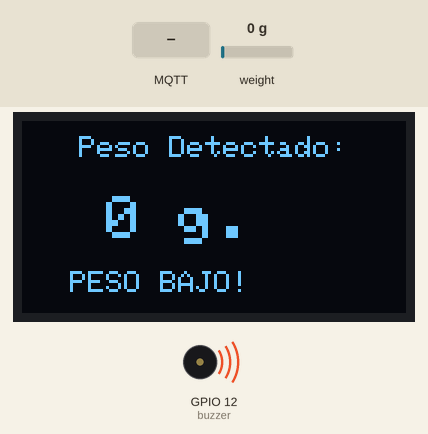
This program was run on a simulated ESP32. On the bench: 128×64 one-colour display, buzzer (waves = sounding, pin HIGH). Inputs (shaded band) come from the test bench; at power-on: weight on the scale 0 g. WiFi joins after 1.5 s; servers stay silent unless stated; no MQTT or app messages arrive unless stated; what the program prints to the serial monitor is not drawn.

Above: at 4.2 s.
4.3 s: weight on the scale set to 1973 g
At 5.6 s:
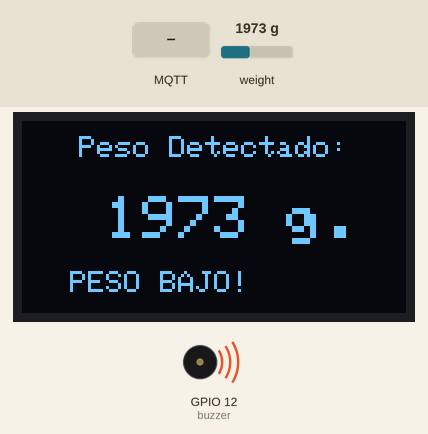
6.5 s: weight on the scale set to 2097 g
At 8.0 s:
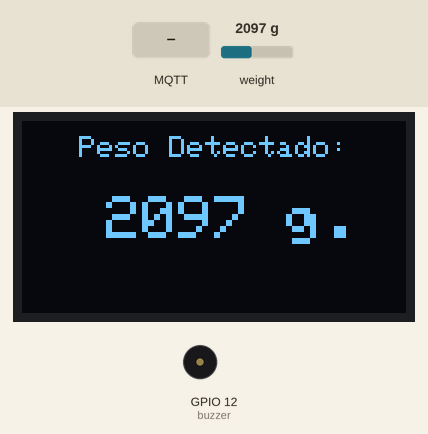
8.3 s: MQTT message "ARMAR" arrives on the first subscribed topic
At 9.5 s:
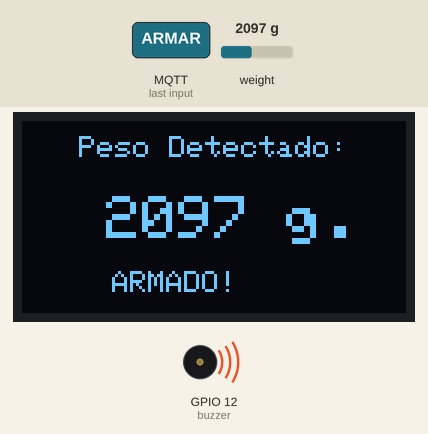
10.1 s: weight on the scale set to 100 g
At 10.9 s:
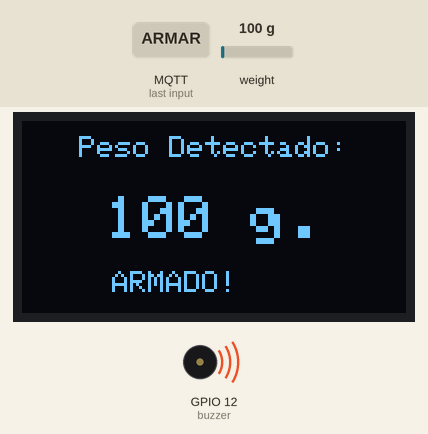
11.9 s: MQTT message "AUTO" arrives on the first subscribed topic
At 13.4 s:
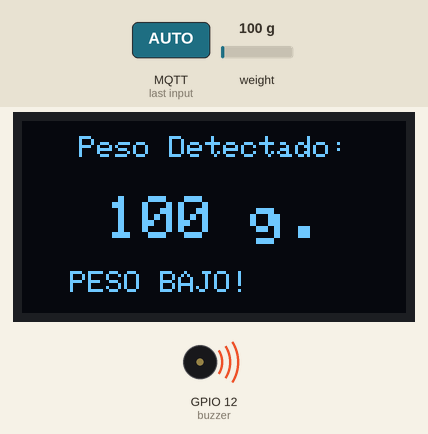
13.7 s: MQTT message "SILENCIAR" arrives on the first subscribed topic
At 14.9 s:
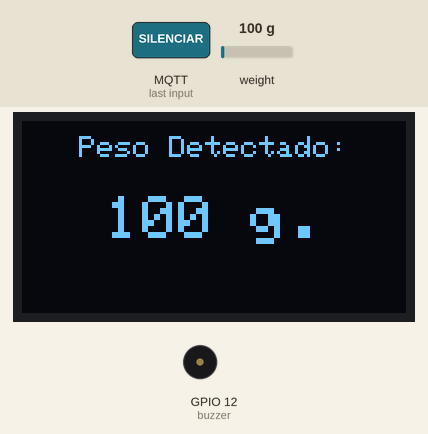
Timing chart, 0 to 16.5 s (numbered marks = the images above; inputs shaded):
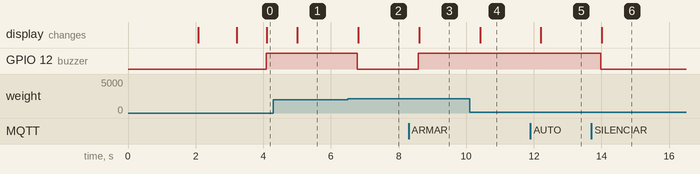

Measured:
- the behaviour switches between 2011 and 2012 g on weight on the scale (found by bisection; images 1 and 2)
- after the input at 4.3 s, the display: changes after 0.71 s (image 1)
- after the input at 6.5 s, GPIO 12 (buzzer): HIGH → LOW after 0.28 s; the display: changes after 0.31 s (image 2)
- after the input at 8.3 s, GPIO 12 (buzzer): LOW → HIGH after 0.28 s; the display: changes after 0.31 s (image 3)
- after the input at 10.1 s, the display: changes after 0.31 s (image 4)
- after the input at 11.9 s, the display: changes after 0.31 s (image 5)
- after the input at 13.7 s, GPIO 12 (buzzer): HIGH → LOW after 0.29 s; the display: changes after 0.31 s (image 6)

The program:

main.cpp
```cpp
#include <Arduino.h>
#include "HX711.h"
#include <Wire.h>
#include <Adafruit_GFX.h>
#include <Adafruit_SSD1306.h>
#include <WiFi.h>
#include <PubSubClient.h>
#include <ArduinoJson.h>
#include "secrets.h"

Adafruit_SSD1306 pantalla(128, 64, &Wire, -1);
HX711 bascula;

const int buzzer = 12;
const int loadcellDT = 19;
const int loadcellSCK = 18;

const int umbral = 2000;
const int margen = 12;
int contador = 0;
int pesoActual = 0;

unsigned long tiempoAnteriorMuestreo = 0;
const unsigned long intervaloMuestreo = 900;

unsigned long tiempoAnteriorPublicacion = 0;
const unsigned long periodoPublicacion = 8000;

unsigned long tiempoAnteriorReconexion = 0;
const unsigned long intervaloReconexion = 3000;

String modoActual = "AUTO";
bool alarmaActiva = false;
bool alarmaAnterior = false; // Para detectar el cambio instantaneo y enviar alerta

WiFiClient espClient;
PubSubClient mqttClient(espClient);

// Tópicos asignados para IOT-B8982F65F7
const char* device_ID = "IOT-B8982F65F7";
const char* topic_telemetria = "iot/b8982f65f7/telemetry";
const char* topic_estado = "iot/b8982f65f7/status";
const char* topic_comando = "iot/b8982f65f7/command";
const char* topic_alerta = "iot/b8982f65f7/alert";

int secuenciaJSON = 1;

void reconnectMQTT_WiFi();
void publishJSON(const char* topic);
void mqttCallback(char* topic, byte* payload, unsigned int len);

void setup() {
  Serial.begin(115200);
  Serial.println("Iniciando sistema...");

  pinMode(buzzer, OUTPUT);
  digitalWrite(buzzer, LOW);

  bascula.begin(loadcellDT, loadcellSCK);
  bascula.set_scale(0.42);

  pantalla.begin(SSD1306_SWITCHCAPVCC, 0x3C);
  pantalla.clearDisplay();
  pantalla.setTextSize(1);
  pantalla.setTextColor(WHITE);
  pantalla.setCursor(34, 25);
  pantalla.print("BIENVENIDO");
  pantalla.display();
  delay(2000);

  // Wi-Fi en segundo plano
  WiFi.mode(WIFI_STA);
  WiFi.setAutoReconnect(true);
  WiFi.begin(WIFI_SSID, WIFI_PASSWORD);

  mqttClient.setServer(MQTT_BROKER, MQTT_PORT);
  mqttClient.setCallback(mqttCallback);

  pantalla.clearDisplay();
  pantalla.setCursor(5, 25);
  pantalla.print("SISTEMA LISTO");
  pantalla.display();
  delay(1000);
}

void loop() {
  unsigned long tiempoActual = millis();

  // 1. TAREA DE RED
  if (!mqttClient.connected()) {
    if (tiempoActual - tiempoAnteriorReconexion >= intervaloReconexion) {
      tiempoAnteriorReconexion = tiempoActual;
      reconnectMQTT_WiFi();
    }
  } else {
    mqttClient.loop();
  }

  // 2. TAREA LOCAL
  if (tiempoActual - tiempoAnteriorMuestreo >= intervaloMuestreo) {
    tiempoAnteriorMuestreo = tiempoActual;

    int lecturaBascula = bascula.get_units();
    if (lecturaBascula < -500 || lecturaBascula > 6000) {
      Serial.println("Error: Lectura fuera de rango admisible.");
      return;
    }
    pesoActual = lecturaBascula;

    pantalla.clearDisplay();
    pantalla.setTextColor(WHITE);
    pantalla.setTextSize(1);
    pantalla.setCursor(19, 5);
    pantalla.print("Peso Detectado:");
    pantalla.setTextSize(2);
    pantalla.setCursor(28, 25);
    pantalla.print(pesoActual);
    pantalla.print(" g.");

    if (pesoActual <= umbral) {
      contador = contador + 1;
    } else if (pesoActual >= umbral + margen) {
      contador = 0;
    }

    alarmaAnterior = alarmaActiva; // Guardamos el estado previo

    if (modoActual == "AUTO") {
      if (contador >= 2) {
        alarmaActiva = true;
        digitalWrite(buzzer, HIGH);
        pantalla.setTextSize(1);
        pantalla.setCursor(16, 50);
        pantalla.print("PESO BAJO!");
      } else {
        alarmaActiva = false;
        digitalWrite(buzzer, LOW);
      }
    }
    else if (modoActual == "SILENCIAR") {
      digitalWrite(buzzer, LOW);
      alarmaActiva = false;
    }
    else if (modoActual == "ARMAR") {
      alarmaActiva = true;
      digitalWrite(buzzer, HIGH);
      pantalla.setTextSize(1);
      pantalla.setCursor(30, 50);
      pantalla.print("ARMADO!");
    }
    pantalla.display();

    // 2.5 ALERTA INMEDIATA
    // Si la alarma se acaba de encender, enviamos un mensaje inmediato al tópico de alertas
    if (alarmaActiva == true && alarmaAnterior == false && mqttClient.connected()) {
        Serial.println("*** ALERTA INMEDIATA DISPARADA ***");
        publishJSON(topic_alerta);
    }
  }

  // 3. TAREA DE TELEMETRÍA (Periódica)
  if (mqttClient.connected() && (tiempoActual - tiempoAnteriorPublicacion >= periodoPublicacion)) {
    tiempoAnteriorPublicacion = tiempoActual;
    publishJSON(topic_telemetria);
  }
}

void reconnectMQTT_WiFi() {
  if (WiFi.status() != WL_CONNECTED) {
    return;
  }
  if (WiFi.status() == WL_CONNECTED && !mqttClient.connected()) {
    Serial.print("Intentando conexion a Mosquitto Local...");
    if (mqttClient.connect(device_ID)) {
      Serial.println("¡Conectado!");
      mqttClient.subscribe(topic_comando);
      // Enviamos el estado inicial al conectarnos
      publishJSON(topic_estado);
    } else {
      Serial.print("Fallo, rc=");
      Serial.print(mqttClient.state());
      Serial.println(" -> Reintentando en 3s");
    }
  }
}

// Función unificada para publicar JSON a cualquier tópico
void publishJSON(const char* topic) {
  JsonDocument doc;

  // Estructura JSON
  doc["device_id"] = device_ID;
  doc["variable"] = "peso disponible";
  doc["value"] = pesoActual;
  doc["unit"] = "g";
  doc["mode"] = modoActual;
  doc["alarm"] = alarmaActiva;
  doc["sequence"] = secuenciaJSON;

  String payload;
  serializeJson(doc, payload);

  if (mqttClient.publish(topic, payload.c_str())) {
    Serial.print("-> Publicado en ");
    Serial.print(topic);
    Serial.print(" Seq[");
    Serial.print(secuenciaJSON);
    Serial.println("]: " + payload);
    secuenciaJSON++;
  } else {
    Serial.println("Error al publicar en MQTT");
  }
}

void mqttCallback(char* topic, byte* payload, unsigned int len) {
  String msg = "";
  for (unsigned int i = 0; i < len; i++) {
    msg += (char)payload[i];
  }
  msg.trim();

  Serial.print("<- Comando recibido: ");
  Serial.println(msg);

  // Validación de comando (Rechazo seguro de mensajes inválidos)
  if (msg == "AUTO" || msg == "ARMAR" || msg == "SILENCIAR") {
    modoActual = msg;
    Serial.println("Modo actualizado a: " + modoActual);

    // Al cambiar de modo, confirmamos enviando el JSON al tópico de estado
    publishJSON(topic_estado);
  } else {
    Serial.println("COMANDO_DESCONOCIDO rechazado. El estado seguro se mantiene.");
  }
}
```

secrets.example.h
```cpp
#ifndef SECRETS_H
#define SECRETS_H

// Credenciales Wi-Fi para Wokwi
const char* WIFI_SSID = "Wokwi-GUEST";
const char* WIFI_PASSWORD = "";

// Configuración del Broker MQTT
const char* MQTT_BROKER = "192.000.102.1";
const int MQTT_PORT = 1883;

#endif
```
